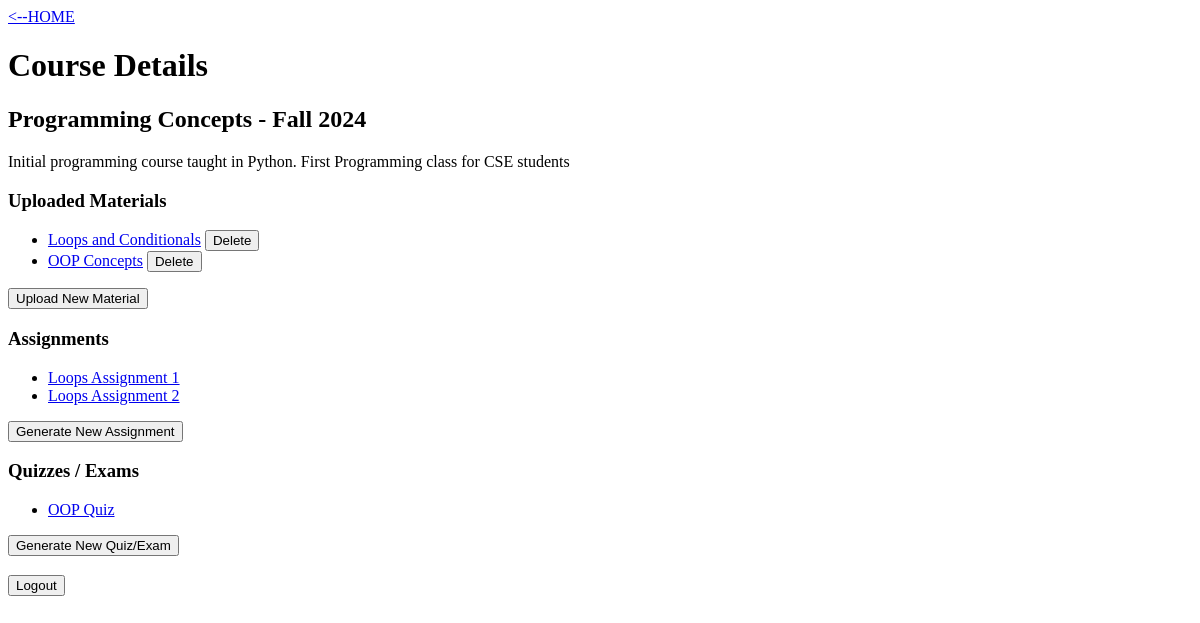
The app's page /course/6/ (signed in), older data.
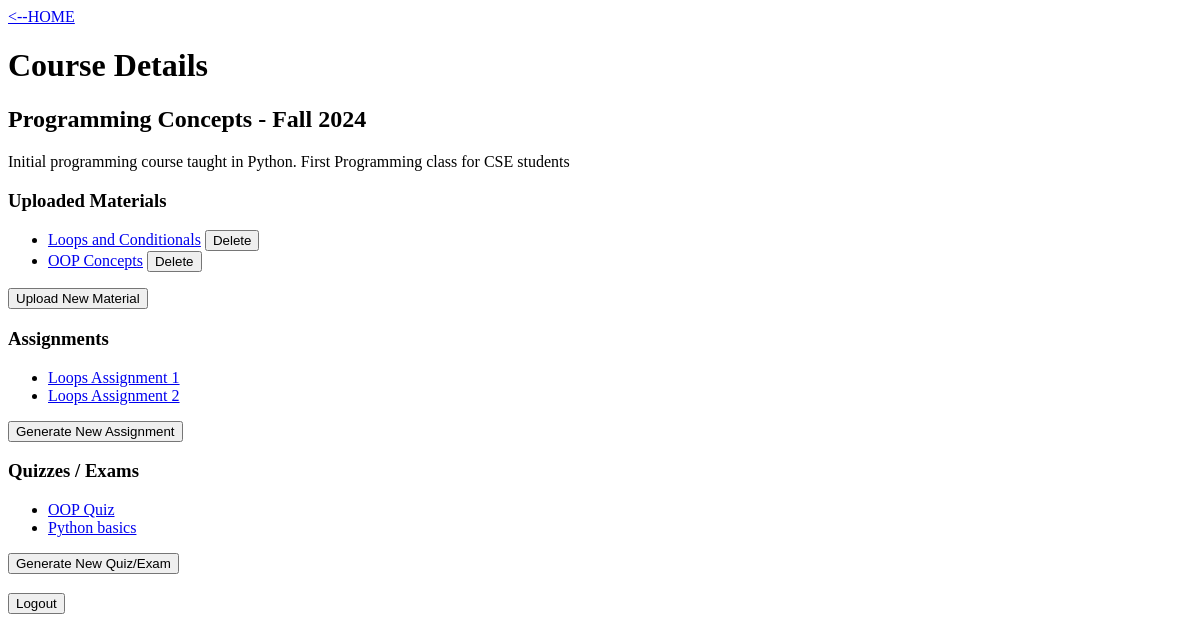
The same page, newer data.
### courses/models.py (models this page shows, shortened)
class UploadedMaterial(models.Model):
    course = models.ForeignKey(Course, on_delete=models.CASCADE)
    title = models.CharField(max_length=200)
    file = models.FileField(upload_to='templates/courses/materials/')
    text = models.TextField(default="")

class Assignment(models.Model):
    course = models.ForeignKey(Course, on_delete=models.CASCADE)
    title = models.CharField(max_length=200)
    description = models.TextField()
    content = models.TextField(default="Assignment content will be generated here")
    answerkey = models.TextField(default="Answer key will be generated here")

class Quiz(models.Model):
    course = models.ForeignKey(Course, on_delete=models.CASCADE)
    title = models.CharField(max_length=200)
    description = models.TextField()
    questions = models.TextField()
    answerkey = models.TextField()

### courses/views/course_views.py (the view)
# urls.py: path('course/<int:course_id>/', course_views.course_detail, name='course_detail'),
@login_required
def course_detail(request, course_id):
    if not request.user.is_authenticated:
        return redirect('login')
    course = get_object_or_404(Course, id=course_id)
    course_materials = UploadedMaterial.objects.filter(course=course)
    return render(request, 'courses/course_detail.html', {'course': course, 'course_materials': course_materials})

### courses/templates/courses/course_detail.html (shortened to what this page needs)
<a href="{% url 'course_list'%}"> <--HOME</a>
{% block content %}
    <h1>Course Details</h1>
    <h2>{{ course.title }} - {{course.semester}} {{course.year}}</h2>
    <p>{{ course.description }}</p>
    <h3>Uploaded Materials</h3>
    <ul>
        {% for material in course_materials %}
        <li>
            <a href="{% url 'material_detail' course.id material.id %}">{{ material.title }}</a>
            <form action="{% url 'delete_material' course.id material.id %}" method="post" style="display: inline;">
                <button type="submit" onclick="return confirm('Are you sure you want to delete this material?');">Delete</button>
            </form>
        </li>
        {% endfor %}
    </ul>
    <button onclick="window.location.href='/course/{{ course.id }}/upload';">Upload New Material</button>
    <h3>Assignments</h3>
    <ul>
        {% for assignment in course.assignment_set.all %}
        <li><a href="{% url 'assignment_detail' course.id assignment.id %}">{{ assignment.title }}</a>
        </li>
        {% endfor %}
    </ul>
    <button onclick="window.location.href='/course/{{ course.id }}/assignment/new';">Generate New Assignment</button>
    <h3>Quizzes / Exams</h3>
    <ul>
        {% for quiz in course.quiz_set.all %}
        <li><a href="{% url 'quiz_detail' course.id quiz.id %}">{{ quiz.title }}</a>
        </li>
        {% endfor %}
    </ul>
    <button onclick="window.location.href='/course/{{ course.id }}/quiz/new';">Generate New Quiz/Exam</button>
    <button onclick="window.location.href='/logout/'">Logout</button>
{% endblock %}

Row changes from the older to the newer data that the page shows:
added Quiz: title "Python basics"
